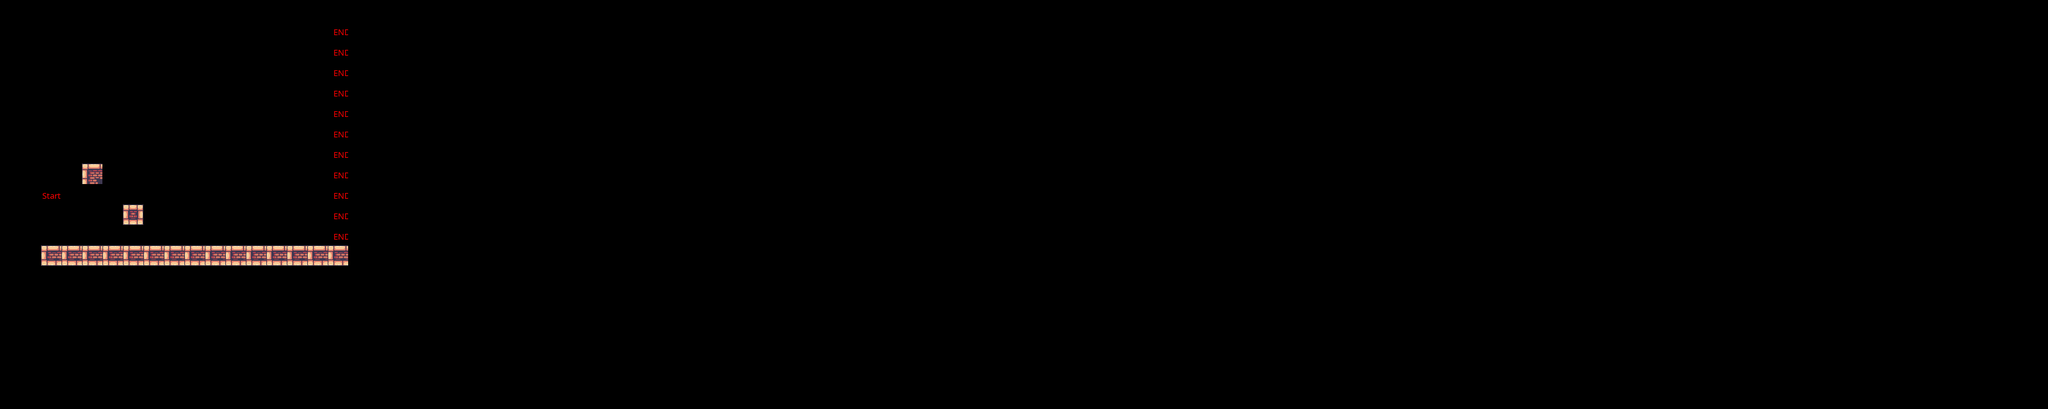

Tiled map render using the project's own tile images. Description and the whole map definition, tile-layer contents included, below:
An orthogonal 100x20 tile map with 32x32 px tiles, 1 tile layer (Tile Layer 1).

<map version="1.9" tiledversion="1.9.2" orientation="orthogonal" renderorder="right-down" width="100" height="20" tilewidth="32" tileheight="32" infinite="0" nextlayerid="2" nextobjectid="1">
 <tileset firstgid="1" source="TileSetTest2.tsx" />
 <layer id="1" name="Tile Layer 1" width="100" height="20">
  <data encoding="csv">
0,0,0,0,0,0,0,0,0,0,0,0,0,0,0,0,0,0,0,0,0,0,0,0,0,0,0,0,0,0,0,0,0,0,0,0,0,0,0,0,0,0,0,0,0,0,0,0,0,0,0,0,0,0,0,0,0,0,0,0,0,0,0,0,0,0,0,0,0,0,0,0,0,0,0,0,0,0,0,0,0,0,0,0,0,0,0,0,0,0,0,0,0,0,0,0,0,0,0,0,
0,0,0,0,0,0,0,0,0,0,0,0,0,0,0,0,2,0,0,0,0,0,0,0,0,0,0,0,0,0,0,0,0,0,0,0,0,0,0,0,0,0,0,0,0,0,0,0,0,0,0,0,0,0,0,0,0,0,0,0,0,0,0,0,0,0,0,0,0,0,0,0,0,0,0,0,0,0,0,0,0,0,0,0,0,0,0,0,0,0,0,0,0,0,0,0,0,0,0,0,
0,0,0,0,0,0,0,0,0,0,0,0,0,0,0,0,2,0,0,0,0,0,0,0,0,0,0,0,0,0,0,0,0,0,0,0,0,0,0,0,0,0,0,0,0,0,0,0,0,0,0,0,0,0,0,0,0,0,0,0,0,0,0,0,0,0,0,0,0,0,0,0,0,0,0,0,0,0,0,0,0,0,0,0,0,0,0,0,0,0,0,0,0,0,0,0,0,0,0,0,
0,0,0,0,0,0,0,0,0,0,0,0,0,0,0,0,2,0,0,0,0,0,0,0,0,0,0,0,0,0,0,0,0,0,0,0,0,0,0,0,0,0,0,0,0,0,0,0,0,0,0,0,0,0,0,0,0,0,0,0,0,0,0,0,0,0,0,0,0,0,0,0,0,0,0,0,0,0,0,0,0,0,0,0,0,0,0,0,0,0,0,0,0,0,0,0,0,0,0,0,
0,0,0,0,0,0,0,0,0,0,0,0,0,0,0,0,2,0,0,0,0,0,0,0,0,0,0,0,0,0,0,0,0,0,0,0,0,0,0,0,0,0,0,0,0,0,0,0,0,0,0,0,0,0,0,0,0,0,0,0,0,0,0,0,0,0,0,0,0,0,0,0,0,0,0,0,0,0,0,0,0,0,0,0,0,0,0,0,0,0,0,0,0,0,0,0,0,0,0,0,
0,0,0,0,0,0,0,0,0,0,0,0,0,0,0,0,2,0,0,0,0,0,0,0,0,0,0,0,0,0,0,0,0,0,0,0,0,0,0,0,0,0,0,0,0,0,0,0,0,0,0,0,0,0,0,0,0,0,0,0,0,0,0,0,0,0,0,0,0,0,0,0,0,0,0,0,0,0,0,0,0,0,0,0,0,0,0,0,0,0,0,0,0,0,0,0,0,0,0,0,
0,0,0,0,0,0,0,0,0,0,0,0,0,0,0,0,2,0,0,0,0,0,0,0,0,0,0,0,0,0,0,0,0,0,0,0,0,0,0,0,0,0,0,0,0,0,0,0,0,0,0,0,0,0,0,0,0,0,0,0,0,0,0,0,0,0,0,0,0,0,0,0,0,0,0,0,0,0,0,0,0,0,0,0,0,0,0,0,0,0,0,0,0,0,0,0,0,0,0,0,
0,0,0,0,0,0,0,0,0,0,0,0,0,0,0,0,2,0,0,0,0,0,0,0,0,0,0,0,0,0,0,0,0,0,0,0,0,0,0,0,0,0,0,0,0,0,0,0,0,0,0,0,0,0,0,0,0,0,0,0,0,0,0,0,0,0,0,0,0,0,0,0,0,0,0,0,0,0,0,0,0,0,0,0,0,0,0,0,0,0,0,0,0,0,0,0,0,0,0,0,
0,0,0,0,21,0,0,0,0,0,0,0,0,0,0,0,2,0,0,0,0,0,0,0,0,0,0,0,0,0,0,0,0,0,0,0,0,0,0,0,0,0,0,0,0,0,0,0,0,0,0,0,0,0,0,0,0,0,0,0,0,0,0,0,0,0,0,0,0,0,0,0,0,0,0,0,0,0,0,0,0,0,0,0,0,0,0,0,0,0,0,0,0,0,0,0,0,0,0,0,
0,0,1,0,0,0,0,0,0,0,0,0,0,0,0,0,2,0,0,0,0,0,0,0,0,0,0,0,0,0,0,0,0,0,0,0,0,0,0,0,0,0,0,0,0,0,0,0,0,0,0,0,0,0,0,0,0,0,0,0,0,0,0,0,0,0,0,0,0,0,0,0,0,0,0,0,0,0,0,0,0,0,0,0,0,0,0,0,0,0,0,0,0,0,0,0,0,0,0,0,
0,0,0,0,0,0,101,0,0,0,0,0,0,0,0,0,2,0,0,0,0,0,0,0,0,0,0,0,0,0,0,0,0,0,0,0,0,0,0,0,0,0,0,0,0,0,0,0,0,0,0,0,0,0,0,0,0,0,0,0,0,0,0,0,0,0,0,0,0,0,0,0,0,0,0,0,0,0,0,0,0,0,0,0,0,0,0,0,0,0,0,0,0,0,0,0,0,0,0,0,
0,0,0,0,0,0,0,0,0,0,0,0,0,0,0,0,2,0,0,0,0,0,0,0,0,0,0,0,0,0,0,0,0,0,0,0,0,0,0,0,0,0,0,0,0,0,0,0,0,0,0,0,0,0,0,0,0,0,0,0,0,0,0,0,0,0,0,0,0,0,0,0,0,0,0,0,0,0,0,0,0,0,0,0,0,0,0,0,0,0,0,0,0,0,0,0,0,0,0,0,
0,0,97,97,97,97,97,97,97,97,97,97,97,97,97,97,97,0,0,0,0,0,0,0,0,0,0,0,0,0,0,0,0,0,0,0,0,0,0,0,0,0,0,0,0,0,0,0,0,0,0,0,0,0,0,0,0,0,0,0,0,0,0,0,0,0,0,0,0,0,0,0,0,0,0,0,0,0,0,0,0,0,0,0,0,0,0,0,0,0,0,0,0,0,0,0,0,0,0,0,
0,0,0,0,0,0,0,0,0,0,0,0,0,0,0,0,0,0,0,0,0,0,0,0,0,0,0,0,0,0,0,0,0,0,0,0,0,0,0,0,0,0,0,0,0,0,0,0,0,0,0,0,0,0,0,0,0,0,0,0,0,0,0,0,0,0,0,0,0,0,0,0,0,0,0,0,0,0,0,0,0,0,0,0,0,0,0,0,0,0,0,0,0,0,0,0,0,0,0,0,
0,0,0,0,0,0,0,0,0,0,0,0,0,0,0,0,0,0,0,0,0,0,0,0,0,0,0,0,0,0,0,0,0,0,0,0,0,0,0,0,0,0,0,0,0,0,0,0,0,0,0,0,0,0,0,0,0,0,0,0,0,0,0,0,0,0,0,0,0,0,0,0,0,0,0,0,0,0,0,0,0,0,0,0,0,0,0,0,0,0,0,0,0,0,0,0,0,0,0,0,
0,0,0,0,0,0,0,0,0,0,0,0,0,0,0,0,0,0,0,0,0,0,0,0,0,0,0,0,0,0,0,0,0,0,0,0,0,0,0,0,0,0,0,0,0,0,0,0,0,0,0,0,0,0,0,0,0,0,0,0,0,0,0,0,0,0,0,0,0,0,0,0,0,0,0,0,0,0,0,0,0,0,0,0,0,0,0,0,0,0,0,0,0,0,0,0,0,0,0,0,
0,0,0,0,0,0,0,0,0,0,0,0,0,0,0,0,0,0,0,0,0,0,0,0,0,0,0,0,0,0,0,0,0,0,0,0,0,0,0,0,0,0,0,0,0,0,0,0,0,0,0,0,0,0,0,0,0,0,0,0,0,0,0,0,0,0,0,0,0,0,0,0,0,0,0,0,0,0,0,0,0,0,0,0,0,0,0,0,0,0,0,0,0,0,0,0,0,0,0,0,
0,0,0,0,0,0,0,0,0,0,0,0,0,0,0,0,0,0,0,0,0,0,0,0,0,0,0,0,0,0,0,0,0,0,0,0,0,0,0,0,0,0,0,0,0,0,0,0,0,0,0,0,0,0,0,0,0,0,0,0,0,0,0,0,0,0,0,0,0,0,0,0,0,0,0,0,0,0,0,0,0,0,0,0,0,0,0,0,0,0,0,0,0,0,0,0,0,0,0,0,
0,0,0,0,0,0,0,0,0,0,0,0,0,0,0,0,0,0,0,0,0,0,0,0,0,0,0,0,0,0,0,0,0,0,0,0,0,0,0,0,0,0,0,0,0,0,0,0,0,0,0,0,0,0,0,0,0,0,0,0,0,0,0,0,0,0,0,0,0,0,0,0,0,0,0,0,0,0,0,0,0,0,0,0,0,0,0,0,0,0,0,0,0,0,0,0,0,0,0,0,
0,0,0,0,0,0,0,0,0,0,0,0,0,0,0,0,0,0,0,0,0,0,0,0,0,0,0,0,0,0,0,0,0,0,0,0,0,0,0,0,0,0,0,0,0,0,0,0,0,0,0,0,0,0,0,0,0,0,0,0,0,0,0,0,0,0,0,0,0,0,0,0,0,0,0,0,0,0,0,0,0,0,0,0,0,0,0,0,0,0,0,0,0,0,0,0,0,0,0,0
</data>
 </layer>
</map>
